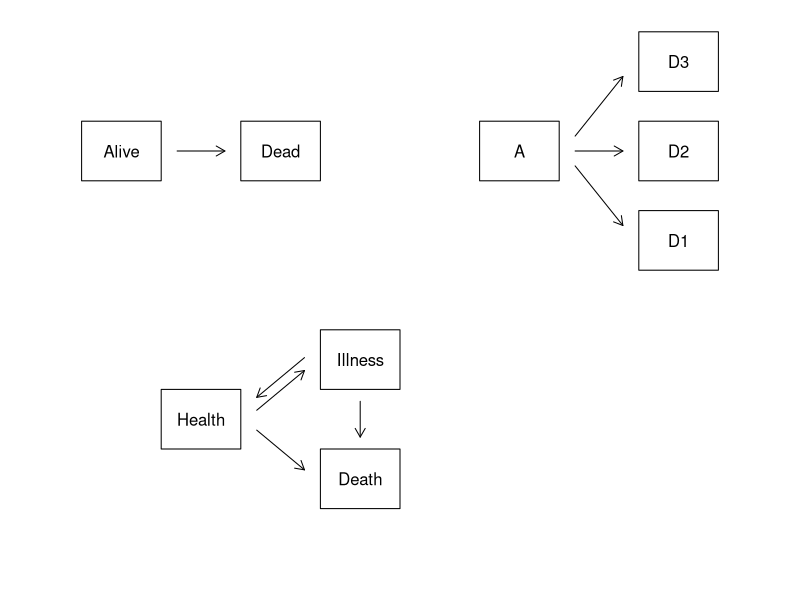
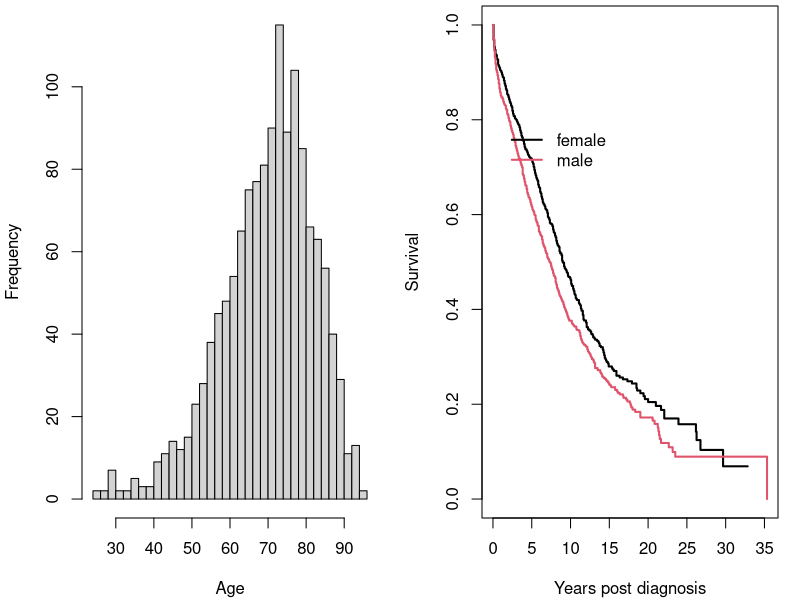
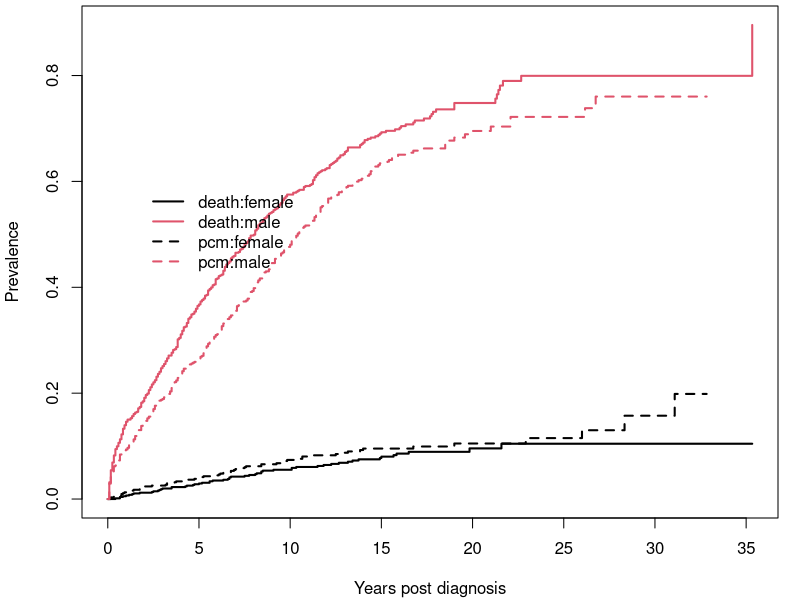

Write the R code that produced these figures, in order. (Note: this script raises an error after producing the figures.)
### R code from vignette source 'compete.Rnw'

###################################################
### code chunk number 1: compete.Rnw:24-30
###################################################
options(continue="  ", width=60)
options(SweaveHooks=list(fig=function() par(mar=c(4.1, 4.1, .3, 1.1))))
pdf.options(pointsize=10) #text in graph about the same as regular text
options(contrasts=c("contr.treatment", "contr.poly")) #ensure default

require("survival")


###################################################
### code chunk number 2: check
###################################################
cmplib <- require("cmprsk", quietly=TRUE)
if (cmplib) cat("\\newcommand{\\CMPRSK}{}%\n")


###################################################
### code chunk number 3: sfig1
###################################################
getOption("SweaveHooks")[["fig"]]()
par(mar=c(.1, .1, .1, .1))
frame()
par(usr=c(0,100,0,100))
# first figure
xx <- c(0, 10, 10, 0)
yy <- c(0, 0, 10, 10)
polygon(xx +10, yy+70)
polygon(xx +30, yy+70)
arrows( 22, 75, 28, 75, length=.1)
text(c(15, 35), c(75,75), c("Alive", "Dead"))

# second figure
polygon(xx +60, yy+70)  
for (j in c(55, 70, 85)) {
    polygon(xx +80, yy+j)
    arrows(72, (5*75 +j+5)/6, 78, (100+j*5)/6, length=.1)
}
text(c(65, 85,85,85), c(70,55,70,85)+5, c("A", "D1", "D2", "D3")) 

# third figure
polygon(xx+20, yy+25)
for (j in c(15,35)) {
    polygon(xx +40, yy+j)
    arrows(32, (5*30 +j+4)/6, 38, (54+j*5)/6, length=.1)
}
arrows(38, 2+(55 + 35*5)/6, 32, 2+ (150 + 40)/6, length=.1)
arrows(45, 33, 45, 27, length=.1)
text(c(25, 45,45), c(30, 20, 40), c("Health", "Death", "Illness"))


###################################################
### code chunk number 4: mgus1
###################################################
getOption("SweaveHooks")[["fig"]]()
oldpar <- par(mfrow=c(1,2))
hist(mgus2$age, nclass=30, main='', xlab="Age")
with(mgus2, tapply(age, sex, mean))

mfit1 <- survfit(Surv(futime, death) ~ sex, data=mgus2)
mfit1
plot(mfit1, col=c(1,2), xscale=12, mark.time=FALSE, lwd=2,
     xlab="Years post diagnosis", ylab="Survival")
legend(6, .8, c("female", "male"), col=1:2, lwd=2, bty='n')
par(oldpar)


###################################################
### code chunk number 5: mgus2
###################################################
getOption("SweaveHooks")[["fig"]]()
etime <- with(mgus2, ifelse(pstat==0, futime, ptime))
event <- with(mgus2, ifelse(pstat==0, 2*death, 1))
event <- factor(event, 0:2, labels=c("censor", "pcm", "death"))
table(event)

mfit2 <- survfit(Surv(etime, event) ~ sex, data=mgus2)
mfit2
plot(mfit2, col=c(1,1,2,2), lty=c(2,1,2,1),
     xscale=12, mark.time=FALSE, lwd=2, 
     xlab="Years post diagnosis", ylab="Prevalence")
legend(20, .6, c("death:female", "death:male", "pcm:female", "pcm:male"), 
       col=c(1,2,1,2), lty=c(1,1,2,2), lwd=2, bty='n')


###################################################
### code chunk number 6: mgus3
###################################################
getOption("SweaveHooks")[["fig"]]()
pcmbad <- survfit(Surv(etime, pstat) ~ sex, data=mgus2)
plot(pcmbad[2], mark.time=FALSE, lwd=2, fun="event", conf=FALSE, xscale=12,
     xlab="Years post diagnosis", ylab="Fraction with PCM")
lines(mfit2[2,1], lty=2, lwd=2, mark.time=FALSE, conf=FALSE, xscale=12)
legend(0, .28, c("Males, PCM, incorrect curve", "Males, PCM, competing risk"),
       col=1, lwd=2, lty=c(1,2), bty='n')


###################################################
### code chunk number 7: mgus4
###################################################
ptemp <- with(mgus2, ifelse(ptime==futime & pstat==1, ptime-.1, ptime))
newdata <- tmerge(mgus2, mgus2,  id=id, death=event(futime, death))
newdata <- tmerge(newdata, mgus2, id, pcm = event(ptemp, pstat))
newdata <- tmerge(newdata, newdata, id, enum=cumtdc(tstart))
with(newdata, table(death, pcm))


###################################################
### code chunk number 8: mgus4g
###################################################
getOption("SweaveHooks")[["fig"]]()
temp <- with(newdata, ifelse(death==1, 2, pcm))
newdata$event <- factor(temp, 0:2, labels=c("censor", "pcm", "death"))  
mfit3 <- survfit(Surv(tstart, tstop, event) ~ sex, data=newdata, id=id)
plot(mfit3[,1], mark.time=FALSE, col=1:2, lty=1, lwd=2,
     xscale=12,
     xlab="Years post MGUS diagnosis", ylab="Prevalence of PCM")
legend(4, .04, c("female", "male"), lty=1, col=1:2, lwd=2, bty='n') 


###################################################
### code chunk number 9: mgus5
###################################################
getOption("SweaveHooks")[["fig"]]()
d2 <- with(newdata, ifelse(enum==2, 4, as.numeric(event)))
e2 <- factor(d2, labels=c("censor", "pcm", "death w/o pcm", 
                          "death after pcm"))
mfit4 <- survfit(Surv(tstart, tstop, e2) ~ sex, data=newdata, id=id)
plot(mfit2[2,], lty=c(2,1),
     xscale=12, mark.time=FALSE, lwd=2, 
     xlab="Years post diagnosis", ylab="Prevalence")
lines(mfit4[2,3], mark.time=FALSE, xscale=12, col=2, lty=2, lwd=2,
      conf=FALSE)

legend(15, .5, c("male:death w/o pcm", "male: ever pcm", 
                 "male: death after pcm"), col=c(1,1,2), lty=c(1,2,2), 
             lwd=2, bty='n')


###################################################
### code chunk number 10: cfit1
###################################################
mtemp <- mgus2
mtemp$age <- mtemp$age/10   #age in decades (easier coefficients)
mtemp$etime <- etime
mtemp$event <- event

options(show.signif.stars = FALSE)  # display intelligence
cfit2 <- coxph(Surv(futime, death) ~ age + sex + mspike, data=mtemp)
cfit2


###################################################
### code chunk number 11: cfit2
###################################################
cfit1 <- coxph(Surv(ptime, pstat) ~ age + sex + mspike, mtemp)
cfit1
quantile(mgus2$mspike, na.rm=TRUE)


###################################################
### code chunk number 12: mpyears
###################################################
pfit1 <- pyears(Surv(ptime, pstat) ~ sex, mtemp, scale=12)
round(100* pfit1$event/pfit1$pyears, 1)  # PCM rate per year

temp <- summary(mfit1, rmean="common")  #print the mean survival time
round(temp$table[,1:6], 1)


###################################################
### code chunk number 13: mprev
###################################################
tdata <- expand.grid(mspike=c(.5, 1.5), age=c(6,8), sex=c("F", "M"))
surv1 <- survfit(cfit1, newdata=tdata)  # time to progression curves
surv2 <- survfit(cfit2, newdata=tdata)  # time to death curves


###################################################
### code chunk number 14: mprev2
###################################################
cifun <- function(surv1, surv2) {
    utime <- sort(unique(surv1$time, surv2$time))
    jump1 <- diff(c(0, summary(surv1, times=utime, extend=TRUE)$cumhaz))
    jump2 <- diff(c(0, summary(surv2, times=utime, extend=TRUE)$cumhaz))
    dA  <- diag(3)
    prev  <- matrix(0., nrow= 1+length(utime), ncol=3)
    prev[1,1] <- 1  #initial prevalence at time 0: all are in the left box
    for (i in 1:length(utime)) {
        dA[1,2] <- jump1[i]  #fill in the first row of dA(s)
        dA[1,3] <- jump2[i]
        dA[1,1] <- 1- (jump1[i] + jump2[i])
        prev[i+1,] <- prev[i,] %*% dA
    }
    list(time=c(0, utime), P = prev)
}
# Get curves for the 8 cases, and save them in a matrix.
#  Since they all come from the same pair of Cox models, the time values
#  for all curves will be the same
# The cifun function above is only designed to handle one of the 8 covariate
#  patterns at a time, but survival curves can be subscripted.
temp <- cifun(surv1[1], surv2[1])
coxtime <- temp$time
coxdeath <- coxpcm  <- matrix(0., nrow=length(temp$time), ncol=8)
coxdeath[,1] <- temp$P[,3]
coxpcm[,1]   <- temp$P[,2]  
for (i in 2:8){
    temp <- cifun(surv1[i], surv2[i]) 
    coxdeath[,i] <- temp$P[,3]
    coxpcm[,i]   <- temp$P[,2]
}

# Print out a M/F results at 20 years
indx <- match(20*12, coxtime)
progmat <- matrix(coxpcm[indx,], nrow=4)
dimnames(progmat) <- list(c("a=50/ms=0.5", "a=50/ms=1.5", 
                            "a=80/ms=0.5", "a=80/ms=1.5"),
                          c("female", "male"))
round(100*t(progmat), 1)  #males and females at 20 years


###################################################
### code chunk number 15: mprev3
###################################################
getOption("SweaveHooks")[["fig"]]()
par(mfrow=c(1,2))
matplot(coxtime/12, coxpcm[,c(1,3,5,7)], col=c(1,1,2,2),
        lty=c(1,2,1,2), type='l', lwd=2, ylim=range(coxpcm),
        xlab="Years", ylab="Progression to PCM")
legend(1, .23, c("Female: 60", "Male: 60", "Female: 80", "Male: 80"),
       lty=c(1,1,2,2), col=c(1,2,1,2), lwd=2, bty='n')
matplot(coxtime/12, coxpcm[,c(2,4,6,8)], col=c(1,1,2,2),
        lty=c(1,2,1,2), type='l', lwd=2,
        xlab="Years", ylab="Progression to PCM")


###################################################
### code chunk number 16: finegray
###################################################
if (cmplib) {
    temp <- mtemp
    temp$fstat <- as.numeric(event)  # 1=censor, 2=pcm, 3=death
    temp$msex  <- with(temp, 1* (sex=='M'))
    fgfit1 <- with(temp, crr(etime, fstat, cov1= cbind(age, msex,  mspike),
                        failcode=2, cencode=1, variance=TRUE))
    fgfit2 <- with(temp, crr(etime, fstat, cov1=cbind(age, msex, mspike),
                         failcode=3, cencode=1, variance=TRUE))
    cmat <- rbind("FineGray: PCM" = fgfit1$coef,
                  "Cox: PCM" = coef(cfit1),
                  "FineGray: death" = fgfit2$coef,
                  "Cox: death" = coef(cfit2))
    round(cmat,2)
}


###################################################
### code chunk number 17: compare
###################################################
cox.f <- log(1- progmat)    #log(1-P)
round(cox.f[,1] / cox.f[,2], 2)


###################################################
### code chunk number 18: finegray2
###################################################
getOption("SweaveHooks")[["fig"]]()
if (cmplib) {
par(mfrow=c(1,2))
fdata <- model.matrix(~age + sex + mspike, data=tdata)[,-1] #remove intercept
fpred <- predict(fgfit1, cov1=fdata)
matplot(fpred[,1]/12, fpred[,c(2,4,6,8)], col=c(1,1,2,2), lty=c(1,2,1,2),
        ylim=range(fpred[,-1]),
       type='l', lwd=2, xlab="Years", ylab="FG predicted")
legend(0, .22, c("Female, 60", "Male, 60","Female: 80", "Male, 80"),
       col=c(1,2,1,2), lty=c(1,1,2,2), lwd=2, bty='n')
matplot(fpred[,1]/12, fpred[,c(3,5,7,9)], col=c(1,1,2,2), lty=c(1,2,1,2),
       type='l', lwd=2, xlab="Years", ylab="FG predicted")
}


###################################################
### code chunk number 19: timedep
###################################################
if (cmplib)
fgfit3 <- with(temp, crr(etime, fstat, cov1= cbind(age, msex,  mspike),
                        failcode=2, cencode=1, variance=TRUE,
                        cov2=msex, tf = function(x) log(x)))
